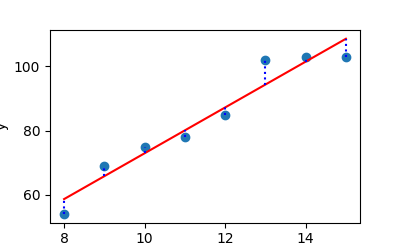

Python code for this plot:
import matplotlib.pyplot as plt
import numpy as np

# Data
x = np.array([8, 9, 10, 11, 12, 13, 14, 15])
y = np.array([54, 69, 75, 78, 85, 102, 103, 103])

# Calculate the linear regression parameters
slope, intercept = np.polyfit(x, y, 1)

# Calculate y-values of the regression line
y_pred = slope * x + intercept

# Plotting the scatter plot
plt.figure(figsize=(4, 2.5))
plt.scatter(x, y)

# Plotting the regression line
plt.plot(x, y_pred, color='red')

# Plotting vertical lines from each point to the regression line
for xi, yi, y_pred_i in zip(x, y, y_pred):
    plt.vlines(xi, min(yi, y_pred_i), max(yi, y_pred_i), color='blue', linestyle='dotted')

plt.xlabel('x')
plt.ylabel('y')
plt.savefig('02.3_points_line.png')
plt.show()
